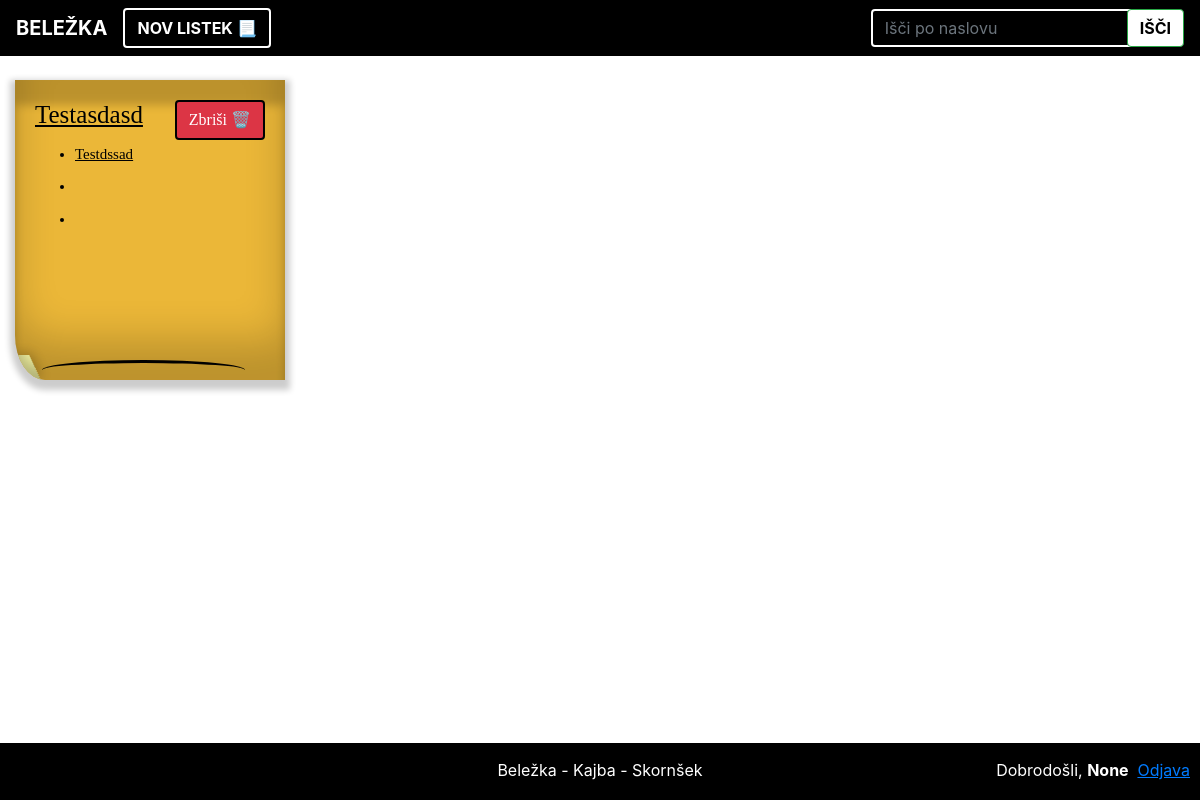
Before: /notes/ with the older database file.
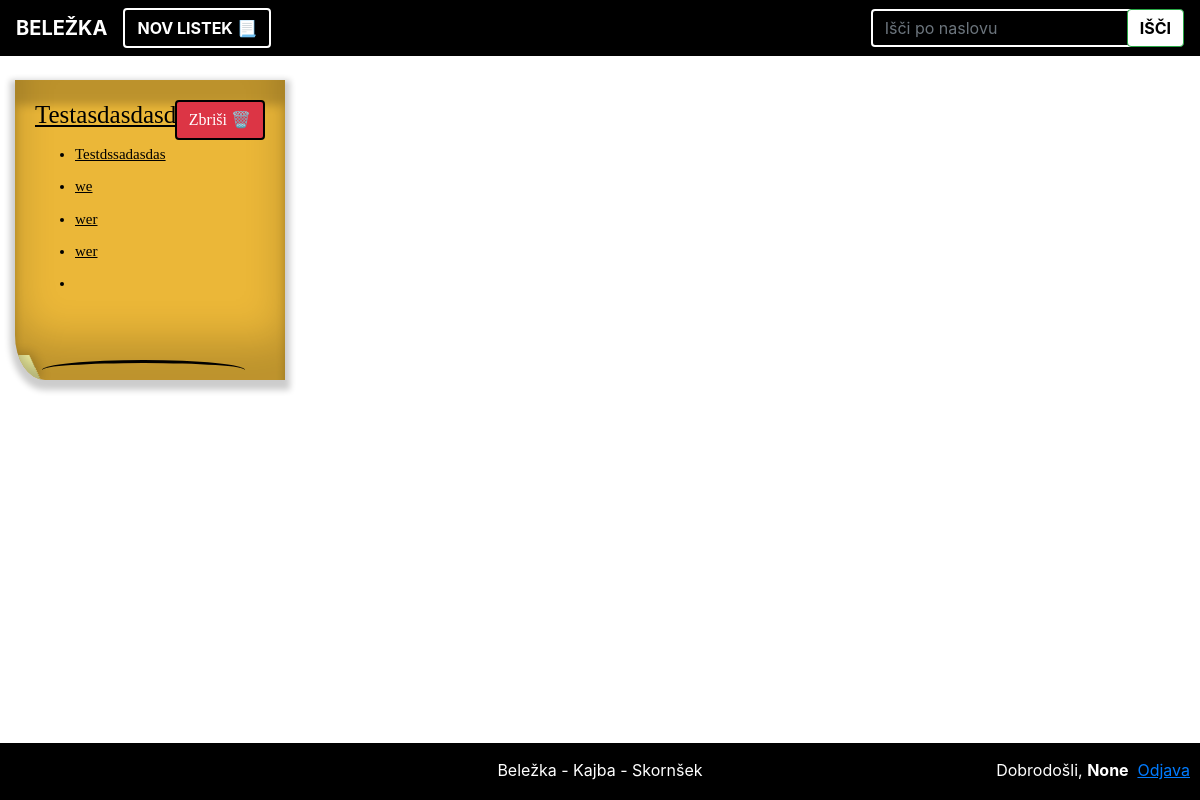
After: the same page with the newer database file.
### tables this page shows
CREATE TABLE notes (
                id INTEGER PRIMARY KEY,
                title TEXT NOT NULL,
                text TEXT,
                user_id INTEGER NOT NULL,
                FOREIGN KEY (user_id) REFERENCES users (id)
            );

### main.py (the view)
@app.get("/notes/", response_class=HTMLResponse)
async def read_notes(request: Request):
    username = request.query_params.get("username")
    conn = get_db_conn()
    cursor = conn.cursor()
    cursor.execute('SELECT * FROM notes ORDER BY id DESC')
    notes = cursor.fetchall()
    conn.close()
    return templates.TemplateResponse("index.html", {"request": request, "notes": notes, "username": username})

### templates/index.html (shortened to what this page needs)
<!DOCTYPE html>
<html>
<head>
    <link rel="stylesheet" href="https://stackpath.bootstrapcdn.com/bootstrap/4.5.2/css/bootstrap.min.css">
</head>
<body>
    <nav class="navbar navbar-dark bg-dark fixed-top"
    style="background-color: black !important;background-position: 50% 50%; background-repeat: no-repeat; background-size: 300px ;background-image: url('https://cdn.mysagestore.com/a977f7602289f64e72377167a4d54382/contents/SAN30101PP/SAN30101PP.png');">
    <div class="d-flex justify-content-between align-items-center w-100">
        <a class="navbar-brand" href="/notes/" style="font-weight: bold; ">BELEŽKA</a>
        <div class="mr-auto">
            <form id="addNoteForm" method="post">
                <button type="button" class="btn btn-primary" style="background: black; border:2px solid white; color: white; font-weight: bold;" onclick="addNote()">NOV LISTEK 📃</button>
            </form>
        </div>
        <form action="/search/" method="get" class="form-inline">
            <input class="form-control" type="search" placeholder="Išči po naslovu" aria-label="Search" name="query" style="background-color: transparent; border: 2px solid white; color: white;">
            <button class="btn btn-outline-success" type="submit" style=" background: white; color: black;font-weight: bold;margin-left: -20px;">IŠČI</button>
        </form>
    </div>
</nav>
<div class="row">
    {% for note in notes %}
    <div class="col-md-3">
        <div class='listek mb-4' contenteditable data-note-id="{{ note.id }}" style="position: relative;">
            <button type="button" class="btn btn-danger" contenteditable="false" style="position: absolute; top: 20px; right: 20px;z-index:9 !important; border:2px solid black" onclick="deleteNote('{{ note.id }}')">Zbriši 🗑️</button>
            <h1>{{ note.title }}</h1>
            <ul>
                {% for line in note.text.split('\n') %}
                <li>{{ line }}</li>
                {% endfor %}
            </ul>
        </div>
    </div>
    {% endfor %}
</div>
<br><br>
    <footer class="fixed-bottom" style=" background-color: black;padding: 15px;padding-bottom: 2px;">
        <p style="text-align: center; color: white;">Beležka - Kajba - Skornšek <span style="right: 10px; position: absolute;">Dobrodošli, <b>{{ username }} </b> <a style="text-decoration: underline; margin-left: 5px;" href="/login/">Odjava</a></span></p>
    </footer>
</body>
</html>

### templates/index.html (style rules this page uses)
body { padding-top: 50px !important; padding: 15px; }
.listek { width: 100% !important; height: 300px !important; position: relative; background: #ffa; overflow: hidden; margin: 30px auto; padding: 20px; border-radius: 0 0 0 30px/45px; box-shadow: inset 0 -40px 40px rgba(0, 0, 0, 0.2), inset 0 25px 10px rgba(0, 0, 0, 0.2), 0 5px 6px 5px rgba(0, 0, 0, 0.2); font-family: 'Permanent Marker', cursive; line-height: 1.7em; font-size: 19px; color: black; text-decoration: underline; }
.listek li { cursor: pointer; font-size: 15px; }
.listek:before { content: ""; display: block; position: absolute; width: 20px; height: 25px; background: #ffa; box-shadow: 3px -2px 10px rgba(0, 0, 0, 0.2), inset 15px -15px 15px rgba(0, 0, 0, 0.3); left: 0; bottom: 0; z-index: 2; transform: skewX(25deg); }
.listek:after { content: ""; display: block; position: absolute; width: 75%; height: 20px; border-top: 3px solid black; border-radius: 50%; bottom: 0px; left: 10%; }
h1 { font-size: 25px; position: relative; }

Changed rows visible on the page:
changed notes: title "Testasdasd" → "Testasdasdasda"
Other visible differences:
new list line: "Testdssadasdas"
new list line: "we"
new list line: "wer"
list line gone: "Testdssad"
